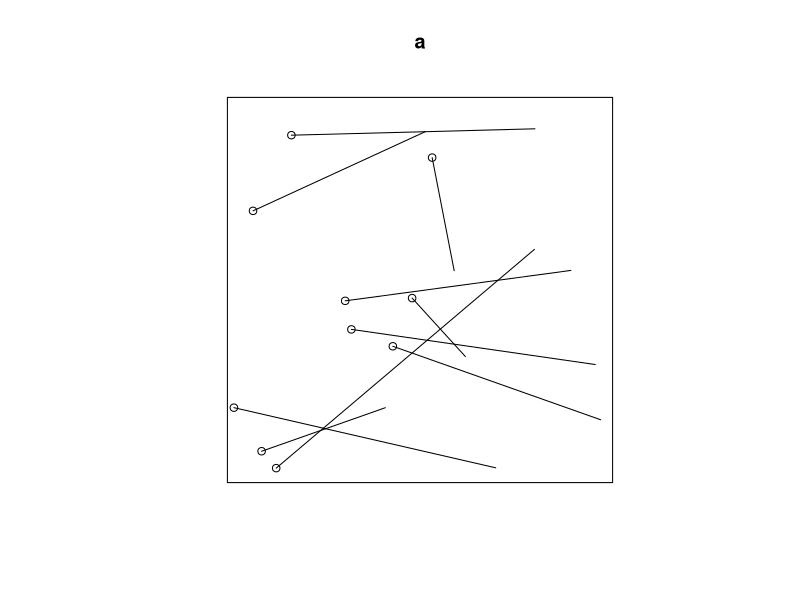

The R source for this figure:
library(spatstat)


### Name: endpoints.psp
### Title: Endpoints of Line Segment Pattern
### Aliases: endpoints.psp
### Keywords: spatial manip

### ** Examples

  a <- psp(runif(10), runif(10), runif(10), runif(10), window=owin())
  plot(a)
  b <- endpoints.psp(a, "left")
  plot(b, add=TRUE)
